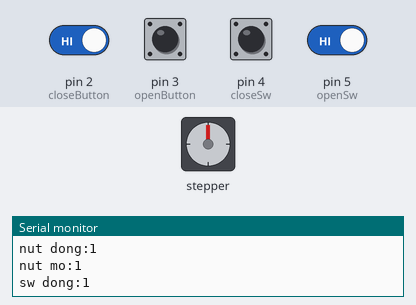
The sketch below on a simulated Arduino Uno, built with avr-gcc and run on an emulated ATmega328P. Shown: stepper motor, the last lines printed to the serial monitor. The inputs (shaded band) are chosen by the test bench; at power-on: pin 2 (closeButton), pin 3 (openButton), pin 4 (closeSw), pin 5 (openSw) HIGH. Stepper angles assume 128 steps per turn.

Above: at 7.6 s.
7.7 s: pin 2 (closeButton) driven LOW and pin 5 (openSw) driven LOW
At 7.91 s:
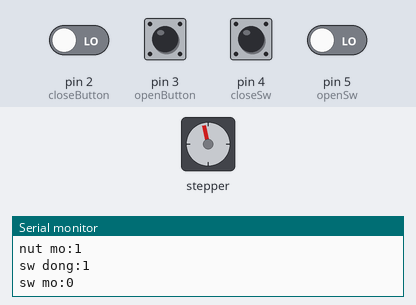
At 8.29 s:
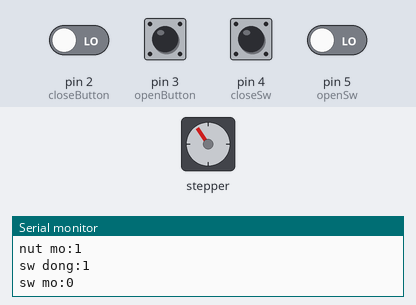
10.7 s: pin 2 (closeButton) driven HIGH
At 10.87 s:
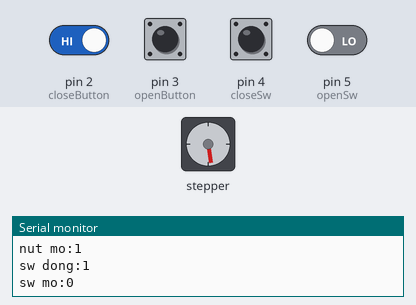
Timing chart, 0 to 14.7 s (numbered marks = the images above; inputs shaded):
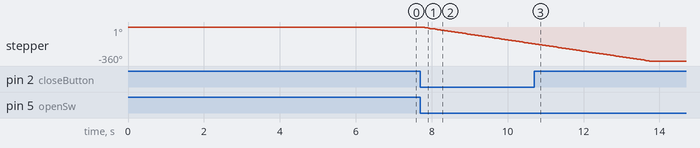

Measured:
- after the input at 7.7 s, stepper: keeps turning counter-clockwise at about 61°/s, starting after 0.06 s
- after the input at 10.7 s, stepper: goes on until 13.7 s, then stays -360°

The sketch:

button_manual_control.ino
```cpp
#include <Stepper.h>

const int closeButton = 2;
const int openButton = 3;
const int closeSw = 4;
const int openSw = 5;

int closeButtonState = 0;
int openButtonState = 0;
int closeSwState = 0;
int openSwState = 0;

const int stepsPerRevolution = 128;
Stepper myStepper(stepsPerRevolution, 8, 10, 9, 11);

void setup() {
  pinMode(closeButton, INPUT);
  pinMode(openButton, INPUT);
  myStepper.setSpeed(10);
  Serial.begin(9600);
}

void loop() {
  closeButtonState = digitalRead(closeButton);
  openButtonState = digitalRead(openButton);
  closeSwState = digitalRead(closeSw);
  openSwState = digitalRead(openSw);

  Serial.print("nut dong:");
  Serial.println(closeButtonState);
  Serial.print("nut mo:");
  Serial.println(openButtonState);
  Serial.print("sw dong:");
  Serial.println(closeSwState);
  Serial.print("sw mo:");
  Serial.println(openSwState);
//1
  if(closeButtonState == 0 && openButtonState == 0 && closeSwState == 0 && openSwState == 0 ){
    stop();
  }
//2
  if(closeButtonState == 0 && openButtonState == 0 && closeSwState == 0 && openSwState == 1 ){
    stop();
  }
//3
  if(closeButtonState == 0 && openButtonState == 0 && closeSwState == 1 && openSwState == 0 ){
    stop();
  }
//4
  if(closeButtonState == 0 && openButtonState == 0 && closeSwState == 1 && openSwState == 1 ){
    stop();
  }
//5
  if(closeButtonState == 0 && openButtonState == 1 && closeSwState == 0 && openSwState == 0 ){
    open();
  }
//6
  if(closeButtonState == 0 && openButtonState == 1 && closeSwState == 0 && openSwState == 1 ){
    stop();
  }
//7
  if(closeButtonState == 0 && openButtonState == 1 && closeSwState == 1 && openSwState == 0 ){
    open();
  }
//8
  if(closeButtonState == 0 && openButtonState == 1 && closeSwState == 1 && openSwState == 1 ){
    stop();
  }
//9
  if(closeButtonState == 1 && openButtonState == 0 && closeSwState == 0 && openSwState == 0 ){
    close();
  }
//10
  if(closeButtonState == 1 && openButtonState == 0 && closeSwState == 0 && openSwState == 1 ){
    close();
  }
//11
  if(closeButtonState == 1 && openButtonState == 0 && closeSwState == 1 && openSwState == 0 ){
    stop();
  }
//12
  if(closeButtonState == 1 && openButtonState == 0 && closeSwState == 1 && openSwState == 1 ){
    stop();
  }
//13
  if(closeButtonState == 1 && openButtonState == 1 && closeSwState == 0 && openSwState == 0 ){
    stop();
  }
//14
  if(closeButtonState == 1 && openButtonState == 1 && closeSwState == 0 && openSwState == 1 ){
    stop();
  }
//15
  if(closeButtonState == 1 && openButtonState == 1 && closeSwState == 1 && openSwState == 0 ){
    stop();
  }
//16
  if(closeButtonState == 1 && openButtonState == 1 && closeSwState == 1 && openSwState == 1 ){
    stop();
  }
//delay(1000);
}


void open(){
    myStepper.step(-stepsPerRevolution);
    Serial.println("Cua dang mo");
}
void close(){
    myStepper.step(stepsPerRevolution);
    Serial.println("Cua dang dong");
}
void stop(){
    myStepper.step(0);
    Serial.println("Cua dung");
}
```
